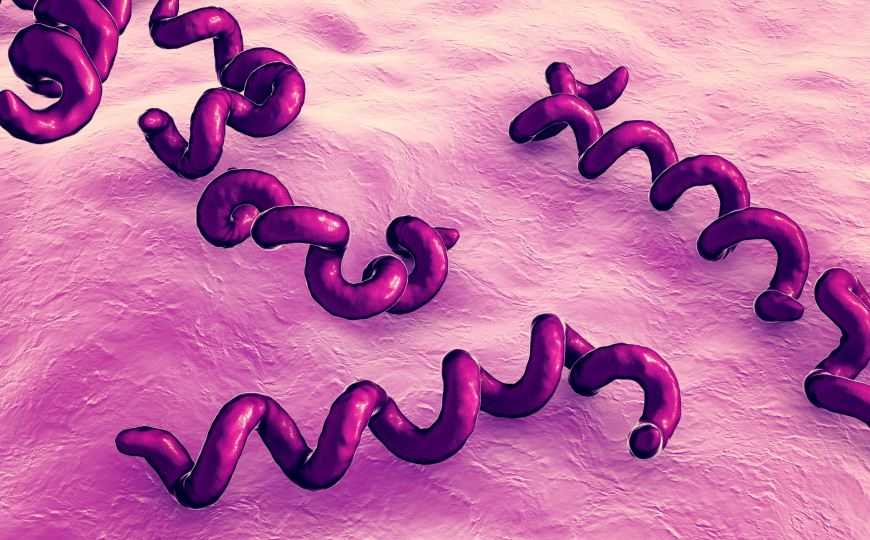
#> input picture lab4_treponema/data/raw/treponema_primary.jpg, 870 x 540 px
$ python run_geometry.py
#> lines starting #> are read from the running program, lines starting #| are printed output that depends on the picture; pictures that were not available may be replaced by others from this repository, and a replacement may not be noted
### lab4_treponema/scripts/experiment_common.py
"""Shared paths and reproducible CPU configuration for the laboratory experiments."""
import os
from pathlib import Path
ROOT = Path(__file__).resolve().parents[1]
LEGACY = ROOT.parent / 'lab4'
CACHE = ROOT / '.cache'
OUT = ROOT / 'results/final'
OUT.mkdir(parents=True, exist_ok=True)
for name, value in {'HF_HOME': CACHE/'hf', 'TORCH_HOME': CACHE/'torch',
                    'YOLO_CONFIG_DIR': CACHE/'yolo', 'MPLCONFIGDIR': CACHE/'mpl',
                    'XDG_CACHE_HOME': CACHE}.items():
    os.environ[name] = str(value)
os.environ['HF_HUB_DISABLE_XET'] = '1'
os.environ['TOKENIZERS_PARALLELISM'] = 'false'
os.environ['OMP_NUM_THREADS'] = '2'
import json
import numpy as np
import torch
import cv2
import matplotlib
matplotlib.use('Agg')
import matplotlib.pyplot as plt
torch.set_num_threads(2)
#> (this line was passed over: torch is not available in this run)
cv2.setNumThreads(2)
torch.manual_seed(7)
#> (this line was passed over: torch is not available in this run)
np.random.seed(7)

def save(name, value):
    (OUT / name).write_text(json.dumps(value, ensure_ascii=False, indent=2), encoding='utf-8')

def panel(name, images, titles, cols=3):
    rows = (len(images)+cols-1)//cols
    fig, axes = plt.subplots(rows, cols, figsize=(4*cols, 3.4*rows), squeeze=False)
    for i, axis in enumerate(axes.flat):
        if i < len(images):
            im = images[i]
            axis.imshow(im, cmap='gray' if im.ndim == 2 else None)
            axis.set_title(titles[i], fontsize=10)
        axis.axis('off')
    fig.tight_layout()
    fig.savefig(OUT / name, dpi=160)
    plt.close(fig)

def rgb(path):
    from PIL import Image
    return np.array(Image.open(path).convert('RGB'))
#> returned value is the input picture: shape (540, 870, 3); mean B, G, R 194.4, 110.8, 164.8

# [26 lines left out: function skeleton_points, not called in this run]

### lab4_treponema/scripts/run_geometry.py
"""Distortion, tracking, optical flow and image filtering on local Treponema data."""
from experiment_common import *
import time
from scipy.optimize import minimize
from skimage.metrics import peak_signal_noise_ratio as psnr

def main():
    source = cv2.resize(rgb(ROOT/'data/raw/treponema_primary.jpg'),(435,270))
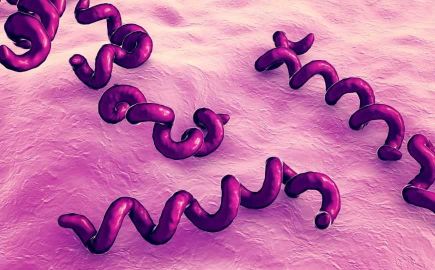
#> source: shape (270, 435, 3); mean R, G, B 194.6, 110.9, 164.9
    h,w=source.shape[:2]
#> h = 270; w = 435
    K=np.array([[.9*w,0,w/2],[0,.9*w,h/2],[0,0,1]],np.float64)
    D=np.array([-.25,.05,0,0,0],np.float64)
    xx,yy=np.meshgrid(np.arange(w),np.arange(h))
    pts=np.stack([xx,yy],-1).reshape(-1,1,2).astype(np.float32)
    coords=cv2.undistortPointsIter(pts,K,D,None,K,
              (cv2.TERM_CRITERIA_COUNT|cv2.TERM_CRITERIA_EPS,40,1e-9)).reshape(h,w,2)
    distorted=cv2.remap(source,coords[:,:,0],coords[:,:,1],cv2.INTER_LINEAR)
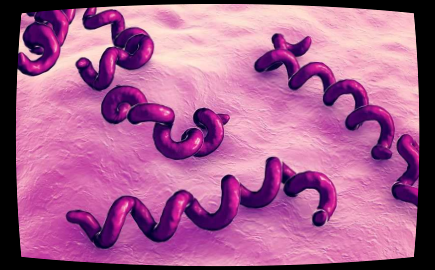
#> distorted: shape (270, 435, 3); mean R, G, B 169.1, 96.3, 143.6
    def correct(values):
        return cv2.undistort(distorted,K,np.array([*values,0,0,0],np.float64))
    optimum=minimize(lambda v:-psnr(source,correct(v),data_range=255),[0.,0.],
                     method='Nelder-Mead',options={'initial_simplex':np.array([[0,0],[-.3,0],[0,.1]]),
                     'maxiter':300,'xatol':1e-5,'fatol':1e-6})
#> in correct (call 16), `return cv2.undistort(distorted,K,np.array([*values,0,0,0],np.float64))`:
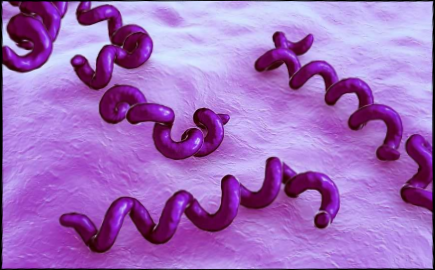
#> returned value: shape (270, 435, 3); mean of channels 0, 1, 2 190.6, 108.7, 161.6; drawn as B, G, R
#> in correct (call 17), `return cv2.undistort(distorted,K,np.array([*values,0,0,0],np.float64))`:
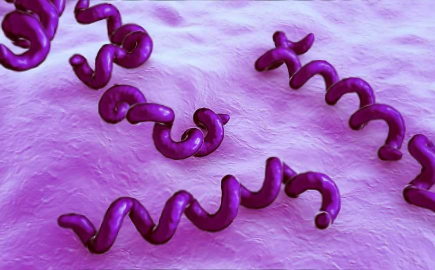
#> returned value: shape (270, 435, 3); mean of channels 0, 1, 2 194.3, 110.7, 164.7; drawn as B, G, R
#> in correct (call 21), `return cv2.undistort(distorted,K,np.array([*values,0,0,0],np.float64))`:
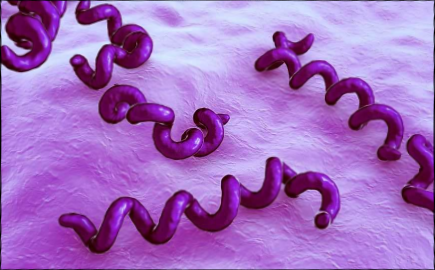
#> returned value: shape (270, 435, 3); mean of channels 0, 1, 2 192.7, 109.9, 163.4; drawn as B, G, R
#> optimum = {'fun': -31.03, 'nit': 56, 'nfev': 114, 'status': 0, 'success': True, 'message': 'Optimization terminated successfully.', 'x': [-0.252, 0.046], 'final_simplex': ([[-0.252, 0.046], [-0.252, 0.046], [-0.252, 0.046]], [-31.03, -31.03, -31.03])}
    panel('distortion.png',[source,distorted,correct(optimum.x)],
          ['Исходное изображение','Искусственная дисторсия','Подобранная коррекция'])
#> in panel, `rows = (len(images)+cols-1)//cols`: rows = 1
#> the loop in panel, `for i, axis in enumerate(axes.flat):` made 3 passes
    save('distortion.json',{'true':[-.25,.05],'estimated':optimum.x.tolist(),
         'PSNR_distorted':float(psnr(source,distorted,data_range=255)),
         'PSNR_true':float(psnr(source,correct([-.25,.05]),data_range=255)),
         'PSNR_optimized':float(-optimum.fun),'iterations':int(optimum.nit)})
    panel('filters.png',[source,cv2.GaussianBlur(source,(5,5),0),cv2.medianBlur(source,5),
          cv2.Canny(cv2.cvtColor(source,cv2.COLOR_RGB2GRAY),60,140)],
          ['Исходник','Gaussian 5×5','Median 5×5','Canny'],cols=2)
#> call 2 of panel, with name = 'filters.png', cols = 2
#> in panel (call 2), `rows = (len(images)+cols-1)//cols`: rows = 2
#> the loop in panel (call 2), `for i, axis in enumerate(axes.flat):` made 4 passes
#> in panel (call 2), `fig.savefig(OUT / name, dpi=160)`:
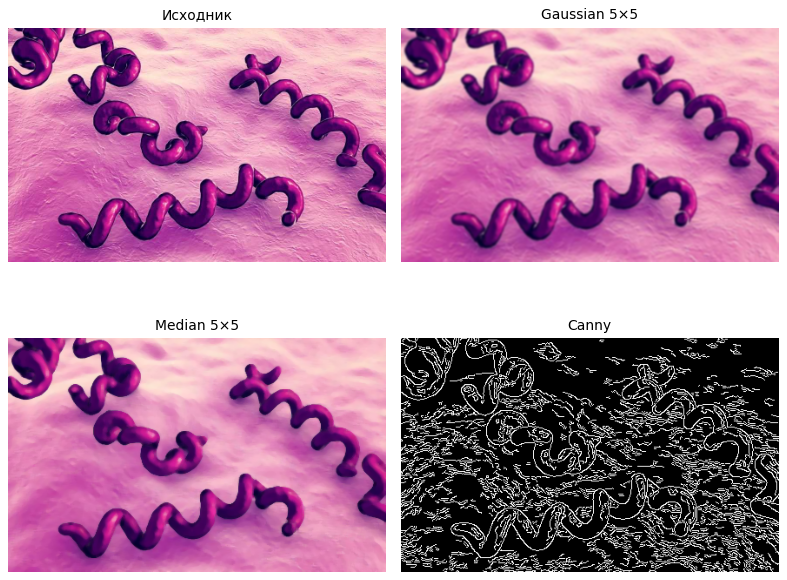
#> figure drawn by matplotlib, 4 panels
    cap=cv2.VideoCapture(str(ROOT/'data/raw/t07.ogv'))
    cap.set(cv2.CAP_PROP_POS_MSEC,36000)
    frames=[]
    for _ in range(36):
        ok,frame=cap.read()
        if ok:frames.append(frame)
#> this loop made 31 passes
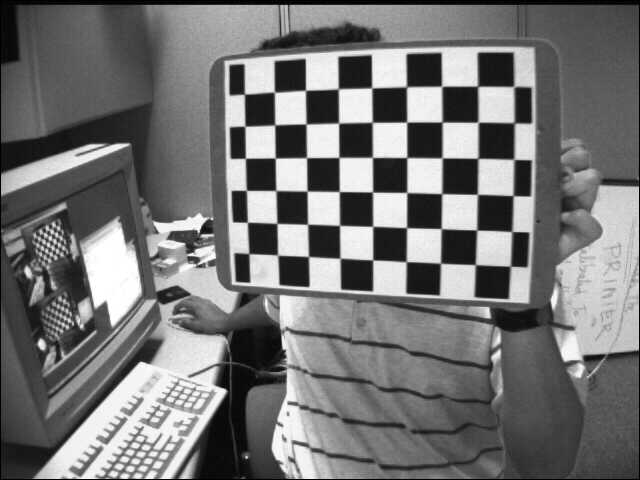
#> input picture lab4/data/calibration/left01.jpg, 640 x 480 px, given in place of t07.ogv, which was not available
#> after the loop, frames = 30 items
    cap.release()
    box=(113,88,44,170)  # Visible vertical spiral at t=36 s, coordinates in the 360×288 frame.
    first=frames[0]
    factories={'MIL':cv2.legacy.TrackerMIL_create,'MOSSE':cv2.legacy.TrackerMOSSE_create,
               'KCF':cv2.legacy.TrackerKCF_create,'CSRT':cv2.legacy.TrackerCSRT_create}
    metrics={}; visuals=[]; titles=[]; observations=[]
    for name,factory in factories.items():
        tracker=factory();tracker.init(first,box)
        times=[]; found=[]; boxes=[]
        for i,frame in enumerate(frames[1:],1):
            begin=time.perf_counter();ok,bb=tracker.update(frame);times.append(time.perf_counter()-begin)
            found.append(bool(ok));boxes.append(list(map(float,bb)))
            if i in [12,24,35]:
                shown=frame.copy()
                if ok:
                    x,y,w,h=map(int,bb);cv2.rectangle(shown,(x,y),(x+w,y+h),(0,255,0),1)
                visuals.append(cv2.cvtColor(shown,cv2.COLOR_BGR2RGB));titles.append(f'{name}: t={36+i/12:.2f}, ok={ok}')
        metrics[name]={'FPS':len(times)/sum(times),'valid_fraction':float(np.mean(found)),
                       'updates':len(times)}
        observations.append({'tracker':name,'boxes':boxes,'valid':found})
    panel('tracking_actual.png',visuals,titles,cols=3)
    save('tracking_actual.json',{'video':'t07.ogv','start_s':36,'initial_box':box,
          'metrics':metrics,'observations':observations})
    a,b=[cv2.cvtColor(f,cv2.COLOR_BGR2GRAY) for f in frames[:2]]
    flow=cv2.calcOpticalFlowFarneback(a,b,None,.5,3,15,3,5,1.2,0)
    mag,angle=cv2.cartToPolar(flow[:,:,0],flow[:,:,1]);hsv=np.zeros_like(first)
    hsv[:,:,0]=angle*90/np.pi;hsv[:,:,1]=255;hsv[:,:,2]=cv2.normalize(mag,None,0,255,cv2.NORM_MINMAX)
    dense=cv2.cvtColor(hsv,cv2.COLOR_HSV2RGB)
    points=cv2.goodFeaturesToTrack(a,100,.01,5)
    next_points,status,_=cv2.calcOpticalFlowPyrLK(a,b,points,None)
    drawn=cv2.cvtColor(first,cv2.COLOR_BGR2RGB)
    for p,q in zip(points[status.ravel()==1],next_points[status.ravel()==1]):
        cv2.arrowedLine(drawn,tuple(p[0].astype(int)),tuple((p[0]+5*(q[0]-p[0])).astype(int)),(255,40,0),1)
    panel('flow_actual.png',[cv2.cvtColor(first,cv2.COLOR_BGR2RGB),dense,drawn],
          ['t=36 с','Farneback: поле движения','Lucas–Kanade: стрелки ×5'])
    x,y,w,h=box;v=flow[y:y+h,x:x+w].mean(axis=(0,1))
    save('flow_actual.json',{'mean_vector_px':v.tolist(),'speed_px_s':float(np.linalg.norm(v)*12),
                            'LK_detected':len(points),'LK_accepted':int(status.sum())})
    mog=cv2.createBackgroundSubtractorMOG2(history=50,varThreshold=16,detectShadows=False)
    images=[];titles=[];fractions={}
    for i,frame in enumerate(frames):
        mask=mog.apply(frame,learningRate=.02)
        if i in [0,12,35]:
            images.append(mask);titles.append(f'Кадр {i}');fractions[str(i)]=float((mask>0).mean())
    panel('foreground.png',images,titles)
    save('foreground.json',fractions)
    print('Completed geometry and video experiments',flush=True)

if __name__ == '__main__':
    main()
